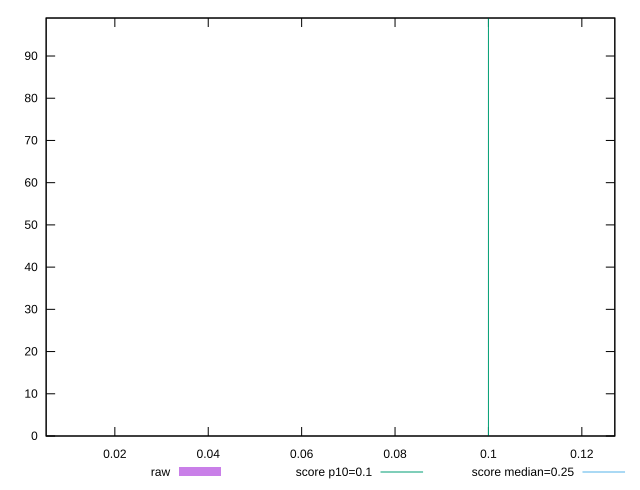

Reproduce this figure in gnuplot.
reset

$raw <<EOF
0.01135284053 97
0.127061763869 1
0.00528968811 1
EOF

set key outside below
set boxwidth 1e-12
set xrange [0.005289688110351562:0.12706176386939155]
set yrange [0:99]
set trange [0:99]
set style fill transparent solid 0.5 noborder

set parametric
set terminal svg size 640, 490 enhanced background rgb 'white'
set output "reports/report_00030_2021-02-24T20-42-31.540Z/cumulative-layout-shift/samples/card/raw/histogram.svg"

plot $raw title "raw" with boxes, \
     0.1,t title "score p10=0.1", \
     0.25,t title "score median=0.25"

reset
